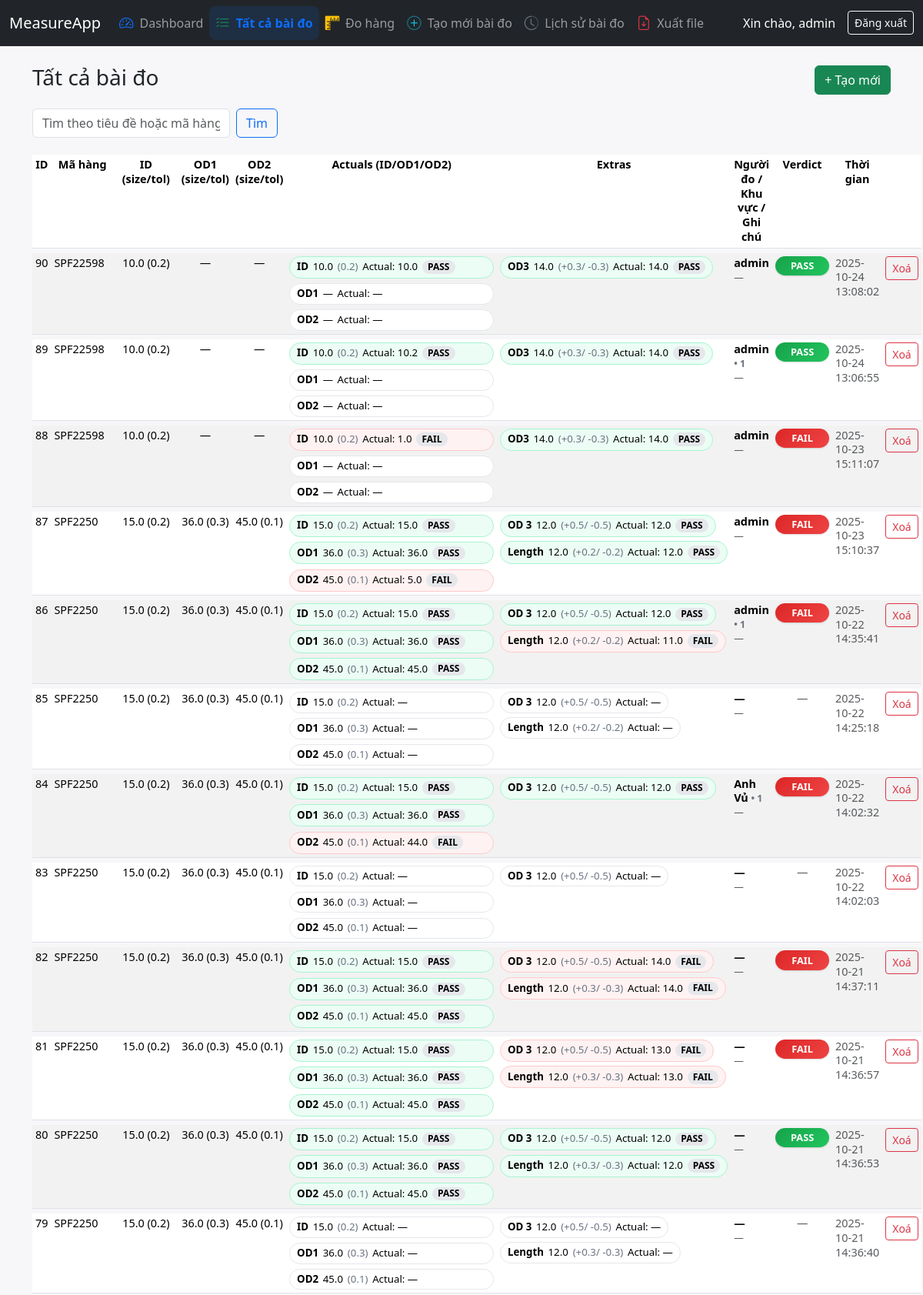
The page /measurements (signed in, upper part) on the database its author committed.
### tables this page shows
CREATE TABLE measurements (
            id INTEGER PRIMARY KEY AUTOINCREMENT,
            title TEXT NOT NULL,
            value REAL NOT NULL,
            created_at TEXT NOT NULL,
            created_by INTEGER, item_code TEXT, id_size REAL, id_tol TEXT, od1_size REAL, od1_tol TEXT, od2_size REAL, od2_tol TEXT, extra_checks TEXT, actual_id REAL, actual_od1 REAL, actual_od2 REAL, verdict_id INTEGER, verdict_od1 INTEGER, verdict_od2 INTEGER, verdict_overall INTEGER, measured_by TEXT, area TEXT, note TEXT,
            FOREIGN KEY(created_by) REFERENCES users(id)
        );

### app.py (the view)
@app.route("/measurements")
@login_required
def list_measurements():
    q = request.args.get("q", "").strip()
    con = get_db()
    cur = con.cursor()
    if q:
        cur.execute("""
            SELECT * FROM measurements
            WHERE (title LIKE ? OR item_code LIKE ?)
            ORDER BY created_at DESC
        """, (f"%{q}%", f"%{q}%"))
    else:
        cur.execute("SELECT * FROM measurements ORDER BY created_at DESC")
    rows = cur.fetchall()
    con.close()
    return render_template("measurements.html", rows=rows, q=q)

### app.py (called while the page is built)
def get_db():
    con = sqlite3.connect(DB_PATH)
    con.row_factory = sqlite3.Row
    return con

@app.template_filter("fmt_dt")
def fmt_dt(value):
    if not value:
        return ""
    try:
        v = str(value).replace("Z", "+00:00")
        dt = datetime.fromisoformat(v)
        return dt.strftime("%Y-%m-%d %H:%M:%S")
    except Exception:
        return value

def current_user():
    uid = session.get("user_id")
    if not uid:
        return None
    con = get_db()
    cur = con.cursor()
    cur.execute("SELECT * FROM users WHERE id = ?", (uid,))
    row = cur.fetchone()
    con.close()
    return row

def login_required(view):
    @wraps(view)
    def wrapped(*args, **kwargs):
        if not current_user():
            return redirect(url_for("login"))
        return view(*args, **kwargs)
    return wrapped

### templates/measurements.html (shortened to what this page needs)
{% extends "base.html" %}
{% block content %}
  <div class="d-flex justify-content-between align-items-center mb-3">
    <h3>Tất cả bài đo</h3>
    <a class="btn btn-success" href="{{ url_for('new_measurement') }}">+ Tạo mới</a>
  </div>
  <form class="row g-2 mb-3" method="get">
    <div class="col-auto">
      <input
        class="form-control"
        name="q"
        placeholder="Tìm theo tiêu đề hoặc mã hàng..."
        value="{{ q or '' }}"
      >
    </div>
    <div class="col-auto">
      <button class="btn btn-outline-primary" type="submit">Tìm</button>
    </div>
  </form>
  {% macro dim_chip(name, size, tol, actual, verdict) -%}
    {%- set status = verdict -%}
    <span class="chip {{ status==1 and 'chip--pass' or (status==0 and 'chip--fail' or '') }}">
      <span class="chip__name">{{ name }}</span>
      <span class="chip__dim">
        {{ size is not none and size or '—' }}
        {% if tol %}<span class="chip__tol">({{ tol }})</span>{% endif %}
      </span>
      <span class="chip__actual">Actual: {{ actual is not none and actual or '—' }}</span>
      {% if status is not none %}
        <span class="chip__badge">{{ status==1 and 'PASS' or 'FAIL' }}</span>
      {% endif %}
    </span>
  {%- endmacro %}
  <table class="table table-striped table-sm align-middle">
    <colgroup>
      <col style="width:5%">
      <col style="width:10%">
      <col style="width:16%">
      <col style="width:16%">
      <col style="width:16%">
      <col style="width:20%">
      <col>
      <col style="width:16%">
      <col style="width:8%">
      <col style="width:10%">
      <col style="width:5%">
    </colgroup>
    <thead>
      <tr>
        <th class="text-end">ID</th>
        <th>Mã hàng</th>
        <th class="text-center">ID (size/tol)</th>
        <th class="text-center">OD1 (size/tol)</th>
        <th class="text-center">OD2 (size/tol)</th>
        <th class="text-center">Actuals (ID/OD1/OD2)</th>
        <th>Extras</th>
        <th>Người đo / Khu vực / Ghi chú</th>
        <th>Verdict</th>
        <th>Thời gian</th>
        <th></th>
      </tr>
    </thead>
    <tbody>
      {% for r in rows %}
        <tr>
          <td class="text-center">{{ r.id }}</td>
          <td>{{ r.item_code or '' }}</td>
          <td class="text-center">
            {{ r.id_size or '—' }} {% if r.id_tol %}({{ r.id_tol }}){% endif %}
          </td>
          <td class="text-center">
            {{ r.od1_size or '—' }} {% if r.od1_tol %}({{ r.od1_tol }}){% endif %}
          </td>
          <td class="text-center">
            {{ r.od2_size or '—' }} {% if r.od2_tol %}({{ r.od2_tol }}){% endif %}
          </td>
          <td class="text-center">
            <div class="chips-col">
              {{ dim_chip('ID',  r.id_size,  r.id_tol,  r.actual_id,  r.verdict_id) }}
              {{ dim_chip('OD1', r.od1_size, r.od1_tol, r.actual_od1, r.verdict_od1) }}
              {{ dim_chip('OD2', r.od2_size, r.od2_tol, r.actual_od2, r.verdict_od2) }}
            </div>
          </td>
          <td>
            {{ r.extra_checks | render_extras | safe }}
          </td>
          <td>
            <div class="who">
              <div class="who__name">
                {{ r.measured_by or '—' }}
                {% if r.area %}<span class="who__area"> • {{ r.area }}</span>{% endif %}
              </div>
              {% if r.note %}
                <small class="who__note" title="{{ r.note }}">{{ r.note }}</small>
              {% else %}
                <small class="text-muted">—</small>
              {% endif %}
            </div>
          </td>
          <td class="col-verdict">
            {% if r.verdict_overall is not none %}
              <span class="pill {{ r.verdict_overall and 'pill--pass' or 'pill--fail' }}">
                {{ r.verdict_overall and 'PASS' or 'FAIL' }}
              </span>
            {% else %}
              <span class="text-muted">—</span>
            {% endif %}
          </td>
          <td class="text-muted">{{ r.created_at | fmt_dt }}</td>
          <td>
            <form
              method="post"
              action="{{ url_for('delete_measurement', mid=r.id) }}"
              class="d-inline"
              data-id="{{ r.id }}"
              onsubmit="return askPwdAndConfirm(this);"
            >
              <button type="submit" class="btn btn-outline-danger btn-sm">Xoá</button>
            </form>
          </td>
        </tr>
      {% endfor %}
    </tbody>
  </table>
{% endblock %}

### static/style.css (style rules this page uses)
body { background: #f7f7f9; }

### templates/measurements.html (style rules this page uses)
table.table { width: 100%; border-collapse: separate; border-spacing: 0 6px; font-variant-numeric: tabular-nums; table-layout: auto; }
th, td { padding: .55rem .75rem; font-size: .95rem; vertical-align: top; white-space: normal !important; word-wrap: break-word; line-height: 1.3; }
th { white-space: normal !important; overflow: visible !important; text-align: center; }
.text-end { text-align: right; }
.text-muted { color: #6b7280; }
.chips-col { display: flex; flex-direction: column; gap: .4rem; }
.extras { display: flex; flex-wrap: wrap; gap: .3rem .5rem; align-items: flex-start; }
.chip { display: inline-flex; align-items: center; gap: .35rem; padding: .3rem .55rem; border: 1px solid #e5e7eb; border-radius: 9999px; background: #fff; font-size: .83rem; line-height: 1.2; white-space: nowrap; }
.chip__name { font-weight: 600; }
.chip__tol { color: #6b7280; margin-left: .15rem; }
.chip__badge { font-weight: 700; font-size: .75rem; padding: .1rem .45rem; border-radius: 9999px; background: #e5e7eb; }
.chip--pass { border-color: #a7f3d0; background: #ecfdf5; }
.chip--fail { border-color: #fecaca; background: #fef2f2; }
.pill { display: inline-block; padding: .4rem .8rem; border-radius: 9999px; font-weight: 700; font-size: .8rem; line-height: 1; color: #fff; text-align: center; min-width: 70px; box-shadow: 0 1px 2px rgba(0,0,0,.15); }
.pill--pass { background: linear-gradient(135deg, #16a34a, #22c55e); }
.pill--fail { background: linear-gradient(135deg, #dc2626, #ef4444); }
.col-verdict { text-align: center; white-space: nowrap; width: 7rem; }
.who { line-height: 1.25; }
.who__name { font-weight: 600; }
.who__area { color: #6b7280; font-size: .85em; }
@media (max-width: 1200px) { th, td { font-size: .9rem; padding: .45rem .6rem; } }
@media (max-width: 1200px) { .extras { gap: .35rem; } }

### rows shown on the page
measurements: id "90", item_code "SPF22598", id_size "10.0", id_tol "0.2", od1_size "—", od2_size "—", name "ID OD1 OD2", id_size "10.0 — —", actual "10.0 — —", status "PASS", extra_checks|render_extras "OD3 14.0 (+0.3/ -0.3) Actual: 14.0 PASS", measured_by "admin", verdict_overall "PASS", created_at|fmt_dt "2025-10-24 13:08:02"
measurements: id "89", item_code "SPF22598", id_size "10.0", id_tol "0.2", od1_size "—", od2_size "—", name "ID OD1 OD2", id_size "10.0 — —", actual "10.2 — —", status "PASS", extra_checks|render_extras "OD3 14.0 (+0.3/ -0.3) Actual: 14.0 PASS", measured_by "admin", area "1", verdict_overall "PASS", created_at|fmt_dt "2025-10-24 13:06:55"
measurements: id "88", item_code "SPF22598", id_size "10.0", id_tol "0.2", od1_size "—", od2_size "—", name "ID OD1 OD2", id_size "10.0 — —", actual "1.0 — —", status "FAIL", extra_checks|render_extras "OD3 14.0 (+0.3/ -0.3) Actual: 14.0 PASS", measured_by "admin", verdict_overall "FAIL", created_at|fmt_dt "2025-10-23 15:11:07"
measurements: id "87", item_code "SPF2250", id_size "15.0", id_tol "0.2", od1_size "36.0", od1_tol "0.3", od2_size "45.0", od2_tol "0.1", name "ID OD1 OD2", id_size "15.0 36.0 45.0", id_tol "0.2 0.3 0.1", actual "15.0 36.0 5.0", status "PASS PASS FAIL", extra_checks|render_extras "OD 3 12.0 (+0.5/ -0.5) Actual: 12.0 PASS Length 12.0 (+0.2/ -0.2) Actual: 12.0 PASS", measured_by "admin", verdict_overall "FAIL", created_at|fmt_dt "2025-10-23 15:10:37"
measurements: id "86", item_code "SPF2250", id_size "15.0", id_tol "0.2", od1_size "36.0", od1_tol "0.3", od2_size "45.0", od2_tol "0.1", name "ID OD1 OD2", id_size "15.0 36.0 45.0", id_tol "0.2 0.3 0.1", actual "15.0 36.0 45.0", status "PASS PASS PASS", extra_checks|render_extras "OD 3 12.0 (+0.5/ -0.5) Actual: 12.0 PASS Length 12.0 (+0.2/ -0.2) Actual: 11.0 FAIL", measured_by "admin", area "1", verdict_overall "FAIL", created_at|fmt_dt "2025-10-22 14:35:41"
measurements: id "85", item_code "SPF2250", id_size "15.0", id_tol "0.2", od1_size "36.0", od1_tol "0.3", od2_size "45.0", od2_tol "0.1", name "ID OD1 OD2", id_size "15.0 36.0 45.0", id_tol "0.2 0.3 0.1", actual "— — —", extra_checks|render_extras "OD 3 12.0 (+0.5/ -0.5) Actual: — Length 12.0 (+0.2/ -0.2) Actual: —", measured_by "—", created_at|fmt_dt "2025-10-22 14:25:18"
measurements: id "84", item_code "SPF2250", id_size "15.0", id_tol "0.2", od1_size "36.0", od1_tol "0.3", od2_size "45.0", od2_tol "0.1", name "ID OD1 OD2", id_size "15.0 36.0 45.0", id_tol "0.2 0.3 0.1", actual "15.0 36.0 44.0", status "PASS PASS FAIL", extra_checks|render_extras "OD 3 12.0 (+0.5/ -0.5) Actual: 12.0 PASS", measured_by "Anh Vủ", area "1", verdict_overall "FAIL", created_at|fmt_dt "2025-10-22 14:02:32"
measurements: id "83", item_code "SPF2250", id_size "15.0", id_tol "0.2", od1_size "36.0", od1_tol "0.3", od2_size "45.0", od2_tol "0.1", name "ID OD1 OD2", id_size "15.0 36.0 45.0", id_tol "0.2 0.3 0.1", actual "— — —", extra_checks|render_extras "OD 3 12.0 (+0.5/ -0.5) Actual: —", measured_by "—", created_at|fmt_dt "2025-10-22 14:02:03"
measurements: id "82", item_code "SPF2250", id_size "15.0", id_tol "0.2", od1_size "36.0", od1_tol "0.3", od2_size "45.0", od2_tol "0.1", name "ID OD1 OD2", id_size "15.0 36.0 45.0", id_tol "0.2 0.3 0.1", actual "15.0 36.0 45.0", status "PASS PASS PASS", extra_checks|render_extras "OD 3 12.0 (+0.5/ -0.5) Actual: 14.0 FAIL Length 12.0 (+0.3/ -0.3) Actual: 14.0 FAIL", measured_by "—", verdict_overall "FAIL", created_at|fmt_dt "2025-10-21 14:37:11"
measurements: id "81", item_code "SPF2250", id_size "15.0", id_tol "0.2", od1_size "36.0", od1_tol "0.3", od2_size "45.0", od2_tol "0.1", name "ID OD1 OD2", id_size "15.0 36.0 45.0", id_tol "0.2 0.3 0.1", actual "15.0 36.0 45.0", status "PASS PASS PASS", extra_checks|render_extras "OD 3 12.0 (+0.5/ -0.5) Actual: 13.0 FAIL Length 12.0 (+0.3/ -0.3) Actual: 13.0 FAIL", measured_by "—", verdict_overall "FAIL", created_at|fmt_dt "2025-10-21 14:36:57"
measurements: id "80", item_code "SPF2250", id_size "15.0", id_tol "0.2", od1_size "36.0", od1_tol "0.3", od2_size "45.0", od2_tol "0.1", name "ID OD1 OD2", id_size "15.0 36.0 45.0", id_tol "0.2 0.3 0.1", actual "15.0 36.0 45.0", status "PASS PASS PASS", extra_checks|render_extras "OD 3 12.0 (+0.5/ -0.5) Actual: 12.0 PASS Length 12.0 (+0.3/ -0.3) Actual: 12.0 PASS", measured_by "—", verdict_overall "PASS", created_at|fmt_dt "2025-10-21 14:36:53"
measurements: id "79", item_code "SPF2250", id_size "15.0", id_tol "0.2", od1_size "36.0", od1_tol "0.3", od2_size "45.0", od2_tol "0.1", name "ID OD1 OD2", id_size "15.0 36.0 45.0", id_tol "0.2 0.3 0.1", actual "— — —", extra_checks|render_extras "OD 3 12.0 (+0.5/ -0.5) Actual: — Length 12.0 (+0.3/ -0.3) Actual: —", measured_by "—", created_at|fmt_dt "2025-10-21 14:36:40"

### other values the page prints
{{ session.get('username') }} "admin"
